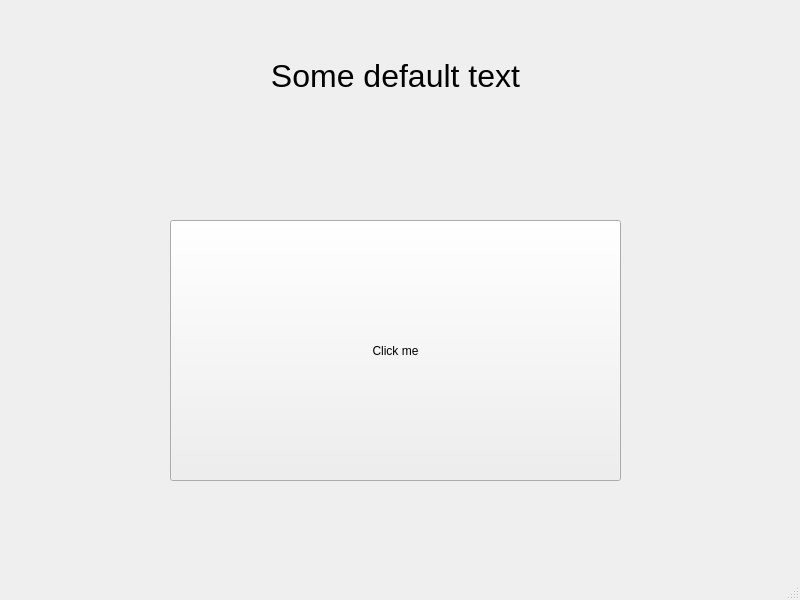
<?xml version="1.0" encoding="UTF-8"?>
<ui version="4.0">
 <class>MainWindow</class>
 <widget class="QMainWindow" name="MainWindow">
  <property name="geometry">
   <rect>
    <x>0</x>
    <y>0</y>
    <width>800</width>
    <height>600</height>
   </rect>
  </property>
  <property name="windowTitle">
   <string>MainWindow</string>
  </property>
  <widget class="QWidget" name="centralwidget">
   <widget class="QPushButton" name="myButton">
    <property name="geometry">
     <rect>
      <x>170</x>
      <y>220</y>
      <width>451</width>
      <height>261</height>
     </rect>
    </property>
    <property name="text">
     <string>Click me</string>
    </property>
   </widget>
   <widget class="QLabel" name="myLabel">
    <property name="geometry">
     <rect>
      <x>170</x>
      <y>20</y>
      <width>451</width>
      <height>111</height>
     </rect>
    </property>
    <property name="font">
     <font>
      <pointsize>24</pointsize>
     </font>
    </property>
    <property name="layoutDirection">
     <enum>Qt::LeftToRight</enum>
    </property>
    <property name="text">
     <string>Some default text</string>
    </property>
    <property name="alignment">
     <set>Qt::AlignCenter</set>
    </property>
   </widget>
  </widget>
  <widget class="QMenuBar" name="menubar">
   <property name="geometry">
    <rect>
     <x>0</x>
     <y>0</y>
     <width>800</width>
     <height>22</height>
    </rect>
   </property>
  </widget>
  <widget class="QStatusBar" name="statusbar"/>
 </widget>
 <resources/>
 <connections/>
</ui>
